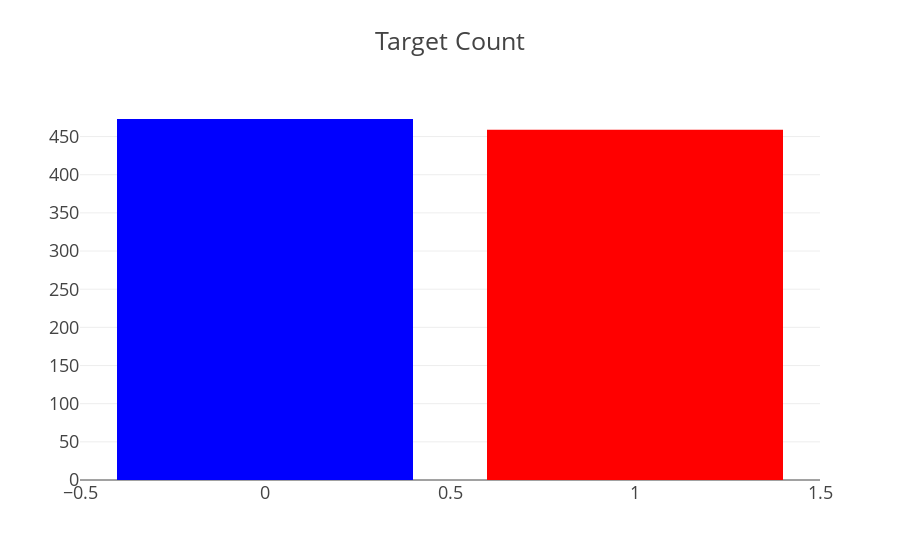
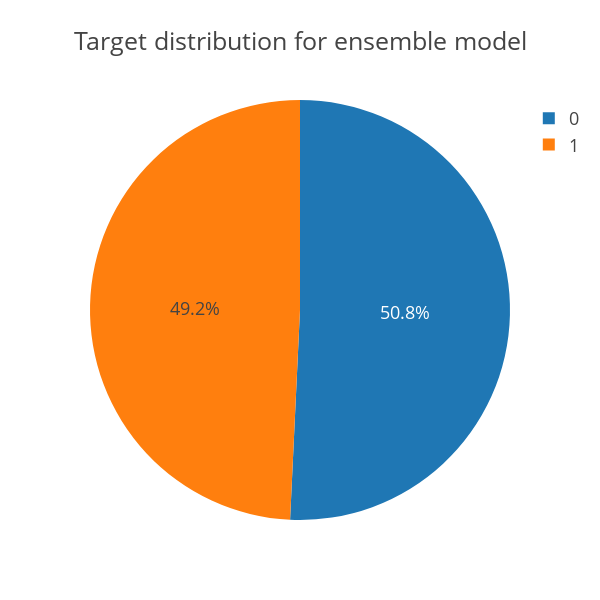

These figures' notebook cell, in order:
### Code cell
from plotly import tools
import plotly.offline as py
py.init_notebook_mode(connected=True)
import plotly.graph_objs as go

cnt_srs = out_df['Prediction'].value_counts()
trace = go.Bar(
    x=cnt_srs.index,
    y=cnt_srs.values,
    marker=dict(
        color=cnt_srs.values,
        colorscale = 'Picnic',
        reversescale = True
    ),
)

layout = go.Layout(
    title='Target Count',
    font=dict(size=18)
)

data = [trace]
fig = go.Figure(data=data, layout=layout)
py.iplot(fig, filename="TargetCount")

## target distribution ##
labels = (np.array(cnt_srs.index))
sizes = (np.array((cnt_srs / cnt_srs.sum())*100))

trace = go.Pie(labels=labels, values=sizes)
layout = go.Layout(
    title='Target distribution for ensemble model',
    font=dict(size=18),
    width=600,
    height=600,
)
data = [trace]
fig = go.Figure(data=data, layout=layout)
py.iplot(fig, filename="usertype")

### Figure 1 — Plotly figure (JSON) as saved in the notebook; plotly's stock layout.template omitted (floating-point values rounded to 4 significant figures)
{"data": [{"marker": {"color": [473, 459], "colorscale": "Picnic", "reversescale": true}, "type": "bar", "uid": "7a19f080-a226-402a-9adf-4110269b9b14", "x": [0, 1], "y": [473, 459]}], "layout": {"font": {"size": 18}, "title": {"text": "Target Count"}}}

### Figure 2 — Plotly figure (JSON) as saved in the notebook; plotly's stock layout.template omitted (floating-point values rounded to 4 significant figures)
{"data": [{"labels": [0, 1], "type": "pie", "uid": "9f4ebc1c-0199-44ab-899b-9f112ecb3c75", "values": [50.75, 49.25]}], "layout": {"font": {"size": 18}, "height": 600, "title": {"text": "Target distribution for ensemble model"}, "width": 600}}
